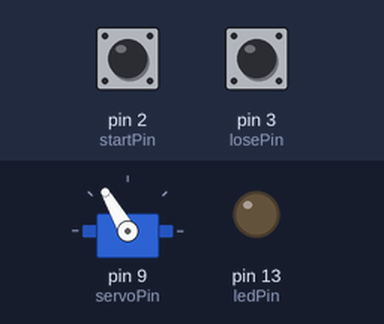
The sketch below on a simulated Arduino Uno, built with avr-gcc and run on an emulated ATmega328P. Parts: servo, output pins drawn as LEDs (lit = HIGH). The test bench sets the inputs (shaded band); at power-on: pin 2 (startPin) LOW, pin 3 (losePin) LOW. Random numbers use the default seed unless the sketch sets one.

Above: at 1.2 s.
1.3 s: pin 2 (startPin) pulled HIGH for 0.15 s
At 1.9 s:
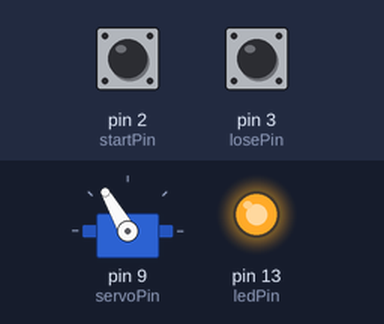
At 3.7 s:
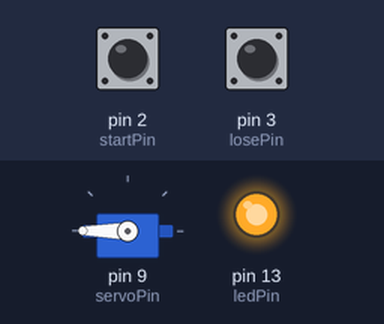
4.4 s: pin 3 (losePin) pulsed HIGH 5 times (0.12 s each, 0.3 s apart)
8.9 s: pin 2 (startPin) pulled HIGH for 3.2 s
Timing chart, 0 to 21.1 s (numbered marks = the images above; inputs shaded):
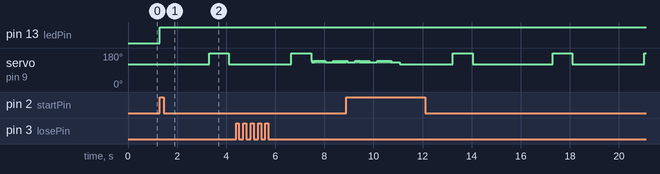

The sketch:

TheHammer.ino
```cpp
/*
Arduino game "Hammer" v0.1
1/31/2016
by Konstantinos@brokalakis.gr
*/

#include <Servo.h>


Servo servo;
//init section for servo
int servoPin = 9;
int angle = 0;   // servo position in degrees
int openAngle = 120;
int closeAngle =180;
int openDelay=0;
//init section for pins
const int startPin = 2;     // the number of the start button
const int losePin = 3;     // button where on hammer
const int ledPin =  13;      // the number of the LED pin
const int MAX_HITS = 3;
// variables will change:
int startButtonState = 0;         // variable for reading the pushbutton status
int loseButtonState = 0; //when player loses
//

//volatiles used from the interrupt handler
volatile int gameOn = 0;
volatile int hits = 0;
long debouncing_time = 15; //Debouncing Time in Milliseconds
volatile unsigned long last_micros;


void setup()
{

  //servo initialization

  servo.attach(servoPin);
  //this is important because the LEGO structure was getting destroyed :)
  servo.write(openAngle);
   // initialize the LED pin as an output:
  pinMode(ledPin, OUTPUT);
  // initialize the pushbutton pin as an input:
  pinMode(startPin, INPUT);
  pinMode(losePin, INPUT);
  // attach interupt when hummer touches finger
  attachInterrupt(digitalPinToInterrupt(losePin), got_hammered, RISING);
}

 //main loop here
void loop()
{


  startButtonState = digitalRead(startPin);
  // if it is, the buttonState is HIGH:
  if (startButtonState == HIGH) {
    // turn LED on:
    digitalWrite(ledPin, HIGH);
    gameOn=1;// we are ready to play
    hits=0;//init hits
    delay(1000);//let player a bit loose
  } else {
    // turn LED off:
    digitalWrite(ledPin, LOW);
  }

//check if we are still playing and the hits are less or equel to 3
while (gameOn>0 && hits<=MAX_HITS)
{
  openDelay=random(700, 4000); //create a random delay for the user


servo.write(openAngle);
delay(openDelay);
servo.write(closeAngle);
//close delay
delay(800);
}
//  servo.write(openAngle);


  if (hits>MAX_HITS)
  {
    dance();
    hits=0;
    gameOn=0;
  }

}

//the hammer dance when player loses
void dance()
{
  int i=0;
  int j=0;
  for (j=0;j<4;j++)
  {
  for (i=0;i<10;i++)
  {
  servo.write(openAngle+20);
  delay(30);
  servo.write(openAngle+10);
  delay(30);
  }
  delay(300);
  }
  servo.write(openAngle);
}

void got_hammered()
{
 // gameOn=0;
   if((long)(micros() - last_micros) >= debouncing_time * 1000) {
    hits++;
  servo.write(openAngle);
    last_micros = micros();
  }

}
```

Measured:
- after the input at 1.3 s, pin 13 (ledPin): LOW → HIGH at once; servo on pin 9 (servoPin): 120° → 180° after 2.0 s, → 120° 0.80 s later
